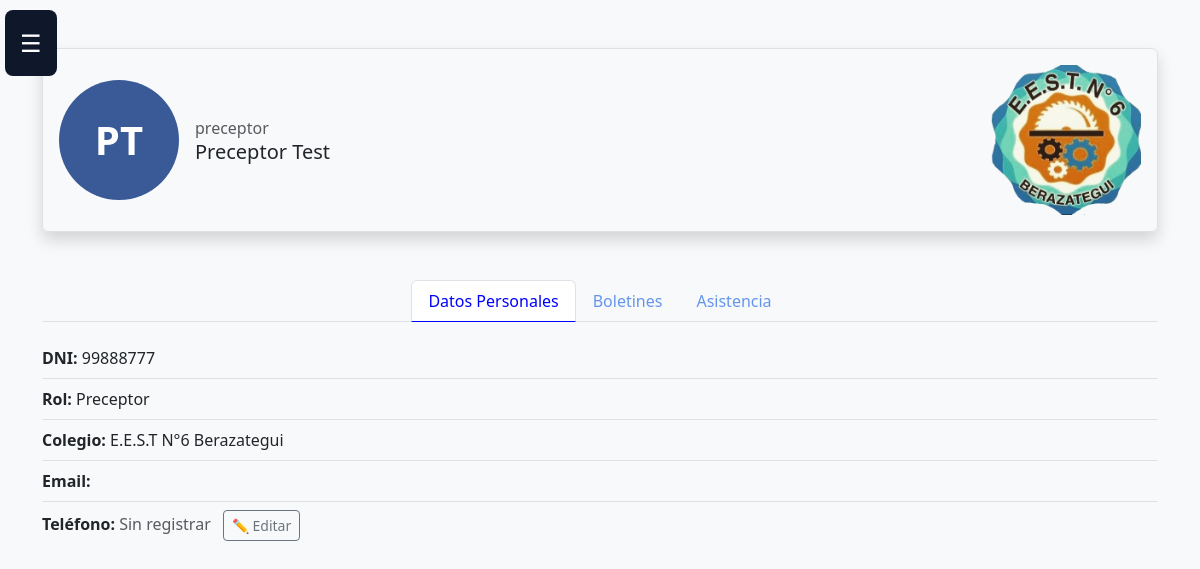
Page /S.G.I-Campus-VerFINAL-7mo7ma/usuario.php (signed in) on the committed database.
### tables this page shows
CREATE TABLE `usuarios` (
  `dni` int(10) UNSIGNED NOT NULL,
  `password` varchar(100) NOT NULL,
  `nombre` varchar(100) NOT NULL,
  `telefono` varchar(30) DEFAULT NULL,
  `rol` enum('root','admin','directivo','jefe_preceptores','jefe_area','jefe_taller','jefe_departamento','preceptor','profesor','familia') NOT NULL DEFAULT 'familia',
  `password_changed` tinyint(1) NOT NULL DEFAULT 1
);

### S.G.I-Campus-VerFINAL-7mo7ma/auth.php (called while the page is built, shortened)
<?php
if (!function_exists('tablaTieneColumna')) {
    function tablaTieneColumna(PDO $pdo, string $tabla, string $columna): bool {
        $stmt = $pdo->prepare("SELECT COUNT(*) FROM INFORMATION_SCHEMA.COLUMNS WHERE TABLE_SCHEMA = DATABASE() AND TABLE_NAME = ? AND COLUMN_NAME = ?");
        $stmt->execute([$tabla, $columna]);
        return (int)$stmt->fetchColumn() > 0;
    }
}

### S.G.I-Campus-VerFINAL-7mo7ma/usuario.php (the view, shortened to what this page needs)
<?php
require __DIR__.'/config.php';
require __DIR__.'/auth.php';
$user_id = $_SESSION['dni'];
$pdo = db();
$alumnosTieneTelefono = tablaTieneColumna($pdo, 'alumnos', 'telefono');
$telefonoSelect = $alumnosTieneTelefono ? 'a.telefono' : "'' AS telefono";
$stmt = $pdo->prepare("SELECT COALESCE(NULLIF(TRIM(u.nombre), ''), CONCAT('DNI ', u.dni)) AS nombre, u.dni, u.rol, $telefonoSelect FROM usuarios u LEFT JOIN alumnos a ON a.alumno_dni = u.dni WHERE u.dni = ?");
$stmt->execute([$user_id]);
$user = $stmt->fetch();
?>
<!DOCTYPE html>
<html lang="en">
<head>
  <link href="https://cdn.jsdelivr.net/npm/bootstrap@5.3.2/dist/css/bootstrap.min.css" rel="stylesheet">
  <link rel="stylesheet" href="css/menuHamburguesa.css">
  <link rel="stylesheet" href="css/usuario.css">
</head>
<body>
<header>
  <button class="menu-icon" aria-label="Abrir menú" onclick="openMenu()">☰</button>
</header>
<div class="container mt-5 d-flex justify-content-center">
  <div class="d-flex align-items-center justify-content-between border rounded shadow p-3 w-100">
    <div class="d-flex align-items-center">
      <div id="profileContainer" class="me-3"></div>
      <div>
        <div class="text-muted">  <?php echo $user['rol']; ?></div>
        <h5 class="mb-0"> <?php echo $user['nombre']; ?> </h5>
      </div>
    </div>
    <div>
      <img id="extraImage" src="imagenes/logotecn6.webp" class="extra-image" alt="Imagen fija">
    </div>
  </div>
</div>
<div class="container mt-5">
  <ul class="nav nav-tabs justify-content-center" id="myTab" role="tablist">
    <li class="nav-item"><button class="nav-link active" data-bs-toggle="tab" data-bs-target="#datos">Datos Personales</button></li>
    <li class="nav-item"><button class="nav-link" data-bs-toggle="tab" data-bs-target="#boletines">Boletines</button></li>
    <li class="nav-item"><button class="nav-link" data-bs-toggle="tab" data-bs-target="#asistencia">Asistencia</button></li>
  </ul>
  <div class="tab-content mt-4">
    <div id="datos" class="tab-pane active show">
      <ul class="list-unstyled list-border">
        <li><strong>DNI:</strong> <?php echo htmlspecialchars($user['dni']); ?></li>
        <li><strong>Rol:</strong> <?php echo htmlspecialchars(ucfirst($user['rol'])); ?></li>
        <li><strong>Colegio:</strong> E.E.S.T N°6 Berazategui</li>
        <li><strong>Email:</strong></li>
        <li>
          <strong>Teléfono:</strong>
          <?php if ($alumnosTieneTelefono): ?>
            <?php if (!empty($user['telefono'])): ?>
              <span id="telMostrado"><?php echo htmlspecialchars($user['telefono']); ?></span>
            <?php else: ?>
              <span id="telMostrado" class="text-muted">Sin registrar</span>
            <?php endif; ?>
            <button type="button" class="btn btn-sm btn-outline-secondary ms-2" id="btnEditarTel"
                    onclick="document.getElementById('formTelefono').style.display='block';this.style.display='none';">
              ✏️ Editar
            </button>
          <?php else: ?>
            <span class="text-muted">La columna de teléfono no está disponible en esta instalación.</span>
          <?php endif; ?>
        </li>
      </ul>
    </div>
  </div>
</div>
</body>
</html>

### S.G.I-Campus-VerFINAL-7mo7ma/css/usuario.css (style rules this page uses)
.list-border li + li { border-top: 1px solid #dee2e6; padding-top: 0.5rem; margin-top: 0.5rem; }
.nav-tabs .nav-link.active { color: blue; border-bottom-color: blue; }
.nav-link { color: cornflowerblue; border: none; border-bottom: 2px solid transparent; }
.extra-image { width: 150px; height: 150px; object-fit: cover; border-radius: 12px; }
button.menu-icon { font-size: 24px; padding: 15px; position: absolute; top: 10px; left: 5px; background: #0f172a; color: white; border: none; border-radius: 8px; cursor: pointer; z-index: 1001; }

### S.G.I-Campus-VerFINAL-7mo7ma/usuario.php (style rules this page uses)
body { background: #f8f9fa; }

### rows in the picture
usuarios: rol "preceptor", dni "99888777", rol "Preceptor"

### other values in the picture
$user['nombre'] "Preceptor Test"
